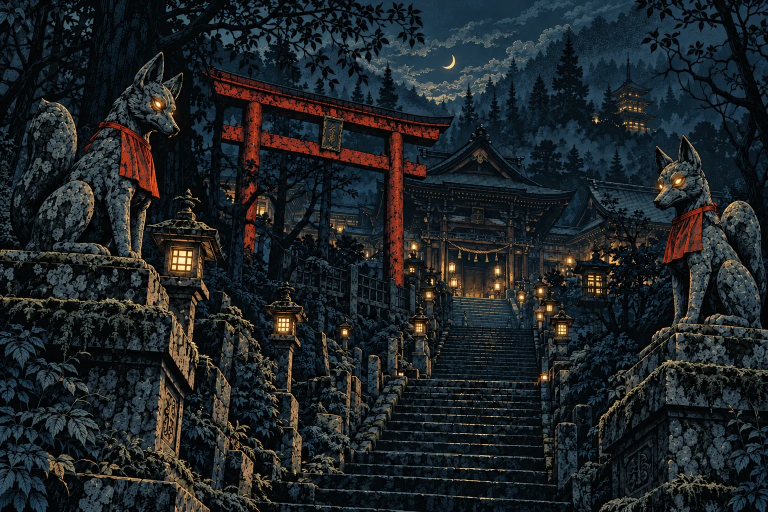
#> input picture UzumeEngine/Sources/Presets/Shaders/Inari/inari_lit.webp, 1536 x 1024 px (shown at 1/2 size)
$ python core.py ../../../../UzumeEngine/Sources/Presets/Shaders/Inari/inari_lit.webp
#> lines starting #> are read from the running program, lines starting #| are printed output that depends on the picture
### docs/presets/fiddlehead_spike/tools/metrics.py
# Reference-vs-render metrics for the fiddlehead spike. Off-screen judging only.
import sys, numpy as np
from PIL import Image
from scipy import ndimage as nd

def load(p, size=(1672, 941)):
#> called with size = (1672, 941)
    im = Image.open(p).convert("RGB")
#> im is the input picture: PIL image 1536x1024 RGB; mean R, G, B 30.1, 35.8, 38.7
    if im.size != size: im = im.resize(size, Image.LANCZOS)
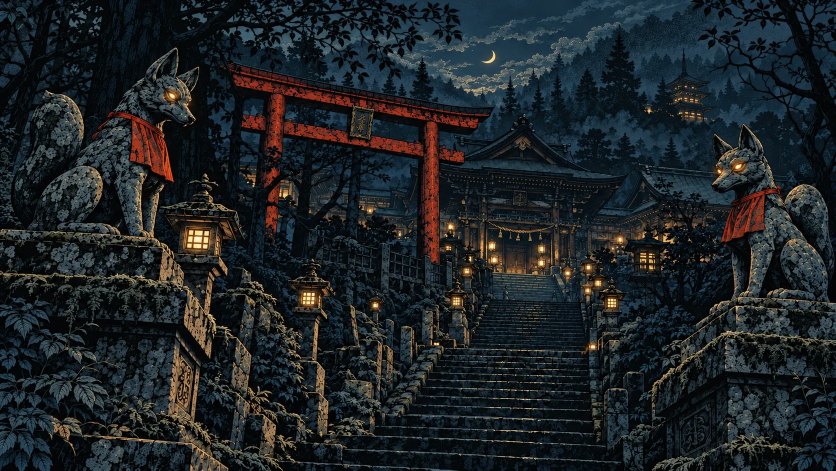
#> im: PIL image 1672x941 RGB (shown at 1/2 size); mean R, G, B 30.2, 35.9, 38.7
    return np.asarray(im, np.float32) / 255.0

def lum(a): return a @ np.array([0.2126, 0.7152, 0.0722], np.float32)

# [43 lines left out: functions hsv, detail_mask, bands, boxdim, sparkles, stats, not called in this run]

# [11 lines that do not run on import are left out]

### docs/presets/fiddlehead_spike/tools/core.py
import sys, numpy as np
from scipy import ndimage as nd
from metrics import load
for p in sys.argv[1:]:
    a = load(p); L = a.mean(2); c = L[350:450, 930:1030]; E = np.hypot(nd.sobel(L, 1), nd.sobel(L, 0))[350:450, 930:1030]
#> after `L = a.mean(2)`:
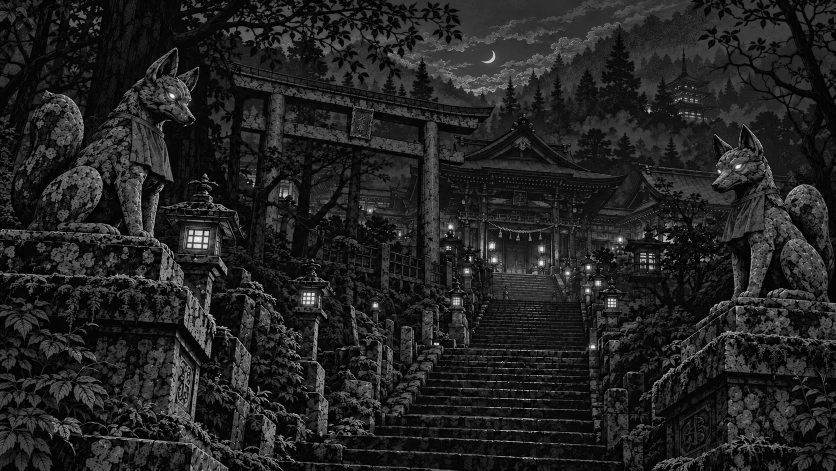
#> L: shape (941, 1672) float32 (shown at 1/2 size); min 0, max 0.978, mean 0.137
#> after `c = L[350:450, 930:1030]`:
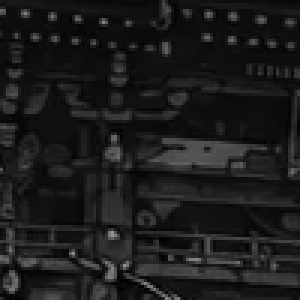
#> c: shape (100, 100) float32 (shown 3 times larger); min 0, max 0.582, mean 0.11
#> after `E = np.hypot(nd.sobel(L, 1), nd.sobel(L, 0))[350:450, 930:1030]`:
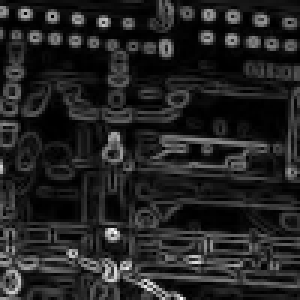
#> E: shape (100, 100) float32 (shown 3 times larger); min 0, max 2, mean 0.279; drawn with min black and max white
    print(f"{p.split('/')[-1]:14s} core mean {c.mean():.2f} p10 {np.percentile(c,10):.2f} dark(<0.1) {(c<0.1).mean():.2f} edge {(E>0.25).mean():.2f}")
#| inari_lit.webp core mean 0.11 p10 0.05 dark(<0.1) 0.61 edge 0.40
